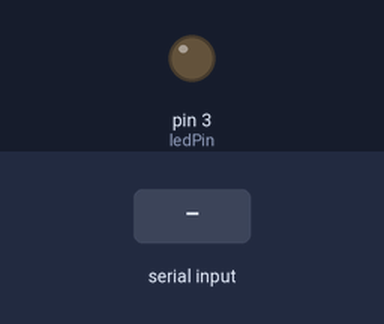
Bench run of a sketch on a simulated Arduino Uno, built with avr-gcc and run on an emulated ATmega328P. On the bench: output pins drawn as LEDs (lit = HIGH). The test bench sets the inputs (shaded band).

Above: at 1.2 s.
1.3 s: "a" received over Serial
At 3.0 s:
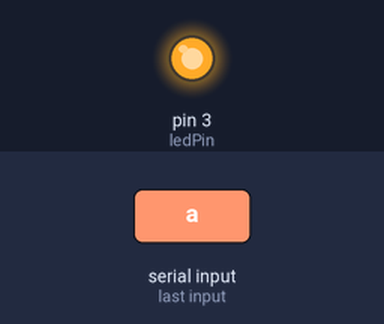
4.3 s: "b" received over Serial
At 7.1 s:
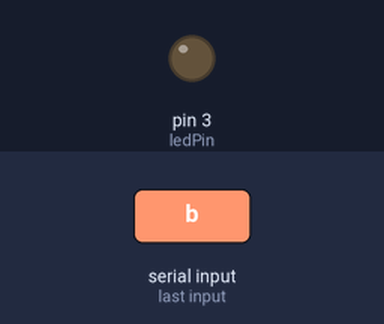
7.3 s: "c" received over Serial
At 8.7 s:
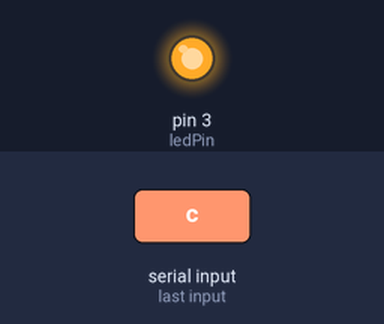
Timing chart, 0 to 11.5 s (numbered marks = the images above; inputs shaded):
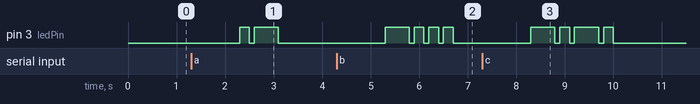

Measured:
- after the input at 1.3 s, pin 3 (ledPin): LOW → HIGH after 1.0 s, → LOW 0.20 s later, → HIGH 0.10 s later, → LOW 0.50 s later
- after the input at 4.3 s, pin 3 (ledPin): LOW → HIGH after 1.0 s, then repeats every 0.30 s: LOW 0.10 s, HIGH 0.20 s, until it stays LOW from 6.7 s
- after the input at 7.3 s, pin 3 (ledPin): LOW → HIGH after 1.0 s, → LOW 0.50 s later, → HIGH 0.10 s later, → LOW 0.20 s later, … (8 changes in this stretch)

The sketch:

Morse.ino
```cpp
String text;
int ledPin = 3;

void setup() {
  // put your setup code here, to run once:
  Serial.begin(9600);
  pinMode(ledPin, OUTPUT);
}

void loop() {
  // put your main code here, to run repeatedly:
  int i;
  while (Serial.available()==0) {             //Wait for user input

  }
  text =Serial.readString();
  for(i=0;i<text.length();i++){
  switch(text.charAt(i)) {
    case 'a':
      point();
      tiret();
    break;
    case 'b':
      tiret();
      point();
      point();
      point();
    break;
    case 'c':
      tiret();
      point();
      tiret();
      point();
    break;
    case 'd':
      tiret();
      point();
      point();
    break;
    case 'e':
      point();
    break;
    case 'f':
      point();
      point();
      tiret();
      point();
    break;
    case 'g':
      tiret();
      tiret();
      point();
    break;
    case 'h':
      point();
      point();
      point();
      point();
    break;
    case 'i':
      point();
      point();
    break;
    case 'j':
      point();
      tiret();
      tiret();
      tiret();
    break;
    case 'k':
      tiret();
      point();
      tiret();
    break;
    case 'l':
      point();
      tiret();
      point();
      point();
    break;
    case 'm':
      tiret();
      tiret();
    break;
    case 'n':
      tiret();
      point();
    break;
    case 'o':
      tiret();
      tiret();
      tiret();
    break;
    case 'p':
      point();
      tiret();
      tiret();
      point();
    break;
    case 'q':
      tiret();
      tiret();
      point();
      tiret();
    break;
    case 'r':
      point();
      tiret();
      point();
    break;
    case 's':
      point();
      point();
      point();
    break;
    case 't':
      tiret();
     break;
    case 'u':
      point();
      point();
      tiret();
     break;
    case 'v':
      point();
      point();
      point();
      tiret();
    break;
    case 'w':
      point();
      tiret();
      tiret();
     break;
    case 'x':
      tiret();
      point();
      point();
      tiret();
    break;
    case 'y':
      tiret();
      point();
      tiret();
      tiret();
    break;
    case 'z':
      tiret();
      tiret();
      point();
      point();
    break;

  }
  }
}

void point() {
  digitalWrite(ledPin, HIGH);
  delay(200);
  digitalWrite(ledPin, LOW);
  delay(100);
}

void tiret() {
  digitalWrite(ledPin, HIGH);
  delay(500);
  digitalWrite(ledPin, LOW);
  delay(100);
}
```
